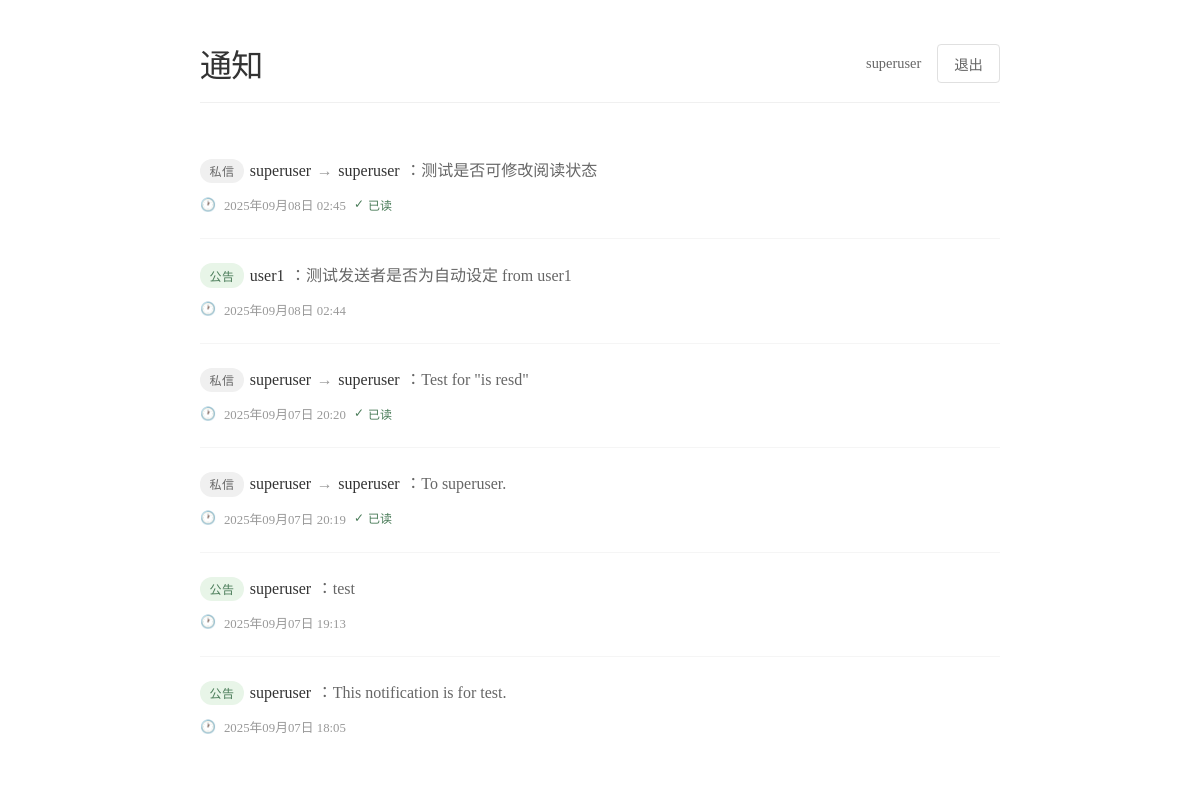
The app's page /notifications/ (signed in) with its own data.
### notifications/models.py (models this page shows, shortened)
class Notification(models.Model):
    sender = models.ForeignKey(
        User,
        on_delete=models.CASCADE,
        related_name="sent_notifications",
        null=True, blank=True   # ✅ 新增：允许为空
    )
    receiver = models.ForeignKey(
        User,
        on_delete=models.CASCADE,
        related_name="received_notifications",
        null=True, blank=True   # ✅ 仍然允许为空 → 公告
    )
    message = models.TextField()
    created_at = models.DateTimeField(auto_now_add=True)
    is_read = models.BooleanField(default=False)

### notifications/views.py (the view)
# urls.py: path('', views.my_notifications, name='notifications_list'),
def my_notifications(request):
    if request.user.is_authenticated:
        notifications = Notification.objects.filter(
            Q(receiver=request.user) | Q(receiver=None)
        ).order_by("-created_at")
    else:
        notifications = Notification.objects.filter(receiver=None).order_by("-created_at")
    return render(request, "notifications/notifications_list.html", {
        "notifications": notifications
    })

### notifications/templates/notifications/notifications_list.html (shortened to what this page needs)
{% load static %}
<link rel="stylesheet" href="{% static 'css/notifications.css' %}">
<div class="page-wrapper">
  <div class="page-header">
    <h1 class="page-title">通知</h1>
    <div class="user-status">
      {% if request.user.is_authenticated %}
        <span class="user-info">
          <span class="username">{{ request.user.username }}</span>
        </span>
        <button type="button" class="logout-btn" onclick="logoutUser()">退出</button>
      {% else %}
        <a href="{% url 'login' %}?next=/notifications/" class="login-btn">登录</a>
      {% endif %}
    </div>
  </div>
  <div class="notifications-container">
  <ul class="notification-list">
  {% for notif in notifications %}
    <li class="notification-item d-flex align-items-center gap-3">
      <div class="notification-content">
        {% if notif.receiver %}
          <div class="notification-line">
            <span class="badge badge-private">私信</span>
            {% if notif.sender %}
              <span class="notification-sender">{{ notif.sender.username }}</span>
              <span class="arrow">→</span>
              <span class="notification-sender">{{ notif.receiver.username }}</span>
              <span class="notification-message">：{{ notif.message }}</span>
            {% else %}
              <span class="notification-sender">未知</span>
              <span class="arrow">→</span>
              <span class="notification-sender">{{ notif.receiver.username }}</span>
              <span class="notification-message">：{{ notif.message }}</span>
            {% endif %}
          </div>
        {% else %}
          <div class="notification-line">
            <span class="badge badge-public">公告</span>
            {% if notif.sender %}
              <span class="notification-sender">{{ notif.sender.username }}</span>
              <span class="notification-message">：{{ notif.message }}</span>
            {% else %}
              <span class="notification-sender">系统</span>
              <span class="notification-message">：{{ notif.message }}</span>
            {% endif %}
          </div>
        {% endif %}
        <div class="notification-time">
          <span class="icon">🕐</span>
          <span>{{ notif.created_at|date:"Y年m月d日 H:i" }}</span>
          {% if notif.receiver and notif.is_read %}
            <span class="read-status">
              <span class="icon">✓</span> 已读
            </span>
          {% endif %}
        </div>
      </div>
    </li>
  {% empty %}
    <li class="empty-notification">暂无通知</li>
  {% endfor %}
  </ul>
</div>

### notifications/static/css/notifications.css (style rules this page uses)
.page-wrapper { max-width: 800px; margin: 0 auto; padding: 2rem 1rem; background: #ffffff; min-height: 100vh; }
.page-header { display: flex; justify-content: space-between; align-items: center; margin-bottom: 2rem; padding-bottom: 1rem; border-bottom: 1px solid #f0f0f0; }
.page-title { margin: 0; font-weight: 300; font-size: 2rem; color: #333; letter-spacing: -0.02em; }
.user-status { display: flex; align-items: center; gap: 1rem; }
.user-info { display: flex; align-items: center; gap: 0.5rem; }
.username { font-size: 0.9rem; color: #666; font-weight: 400; }
.login-btn, .logout-btn { padding: 0.5rem 1rem; background: transparent; color: #666; text-decoration: none; border: 1px solid #e0e0e0; border-radius: 4px; font-size: 0.9rem; transition: all 0.2s ease; cursor: pointer; font-family: inherit; }
.logout-btn { border: 1px solid #e0e0e0; }
.notifications-container { background: #ffffff; }
.notification-list { list-style: none; padding: 0; margin: 0; }
.notification-item { border: none; border-bottom: 1px solid #f5f5f5; transition: all 0.3s ease; padding: 1.5rem 0; display: flex; align-items: flex-start; cursor: pointer; position: relative; }
.notification-item:last-child { border-bottom: none; }
.notification-content { flex-grow: 1; transition: all 0.3s ease; }
.notification-line { display: flex; align-items: center; gap: 0.35rem; flex-wrap: wrap; }
.arrow { color: #999; font-weight: bold; }
.badge-private { background-color: #f0f0f0; color: #666; padding: 0.2rem 0.6rem; border-radius: 12px; font-size: 0.75rem; font-weight: 400; text-transform: uppercase; letter-spacing: 0.5px; transition: all 0.3s ease; }
.badge-public { background-color: #e8f5e8; color: #4a7c59; padding: 0.2rem 0.6rem; border-radius: 12px; font-size: 0.75rem; font-weight: 400; text-transform: uppercase; letter-spacing: 0.5px; transition: all 0.3s ease; }
.notification-sender { font-weight: 500; color: #333; }
.notification-message { color: #666; line-height: 1.5; }
.notification-time { display: flex; align-items: center; gap: 0.5rem; font-size: 0.8rem; color: #999; margin-top: 0.75rem; flex-wrap: wrap; }
.notification-time .icon { font-size: 0.8rem; }
.read-status { display: inline-flex; align-items: center; gap: 0.25rem; color: #4a7c59; font-weight: 400; font-size: 0.75rem; }
.read-status .icon { font-size: 0.75rem; }

### records on screen
Notification: sender.username "superuser", receiver.username "superuser", message "测试是否可修改阅读状态", created_at "2025年09月08日 02:45", is_read "已读"
Notification: sender.username "user1", message "测试发送者是否为自动设定 from user1", created_at "2025年09月08日 02:44"
Notification: sender.username "superuser", receiver.username "superuser", message "Test for \"is resd\"", created_at "2025年09月07日 20:20", is_read "已读"
Notification: sender.username "superuser", receiver.username "superuser", message "To superuser.", created_at "2025年09月07日 20:19", is_read "已读"
Notification: sender.username "superuser", message "test", created_at "2025年09月07日 19:13"
Notification: sender.username "superuser", message "This notification is for test.", created_at "2025年09月07日 18:05"

### other values on screen
{{ request.user.username }} "superuser"
